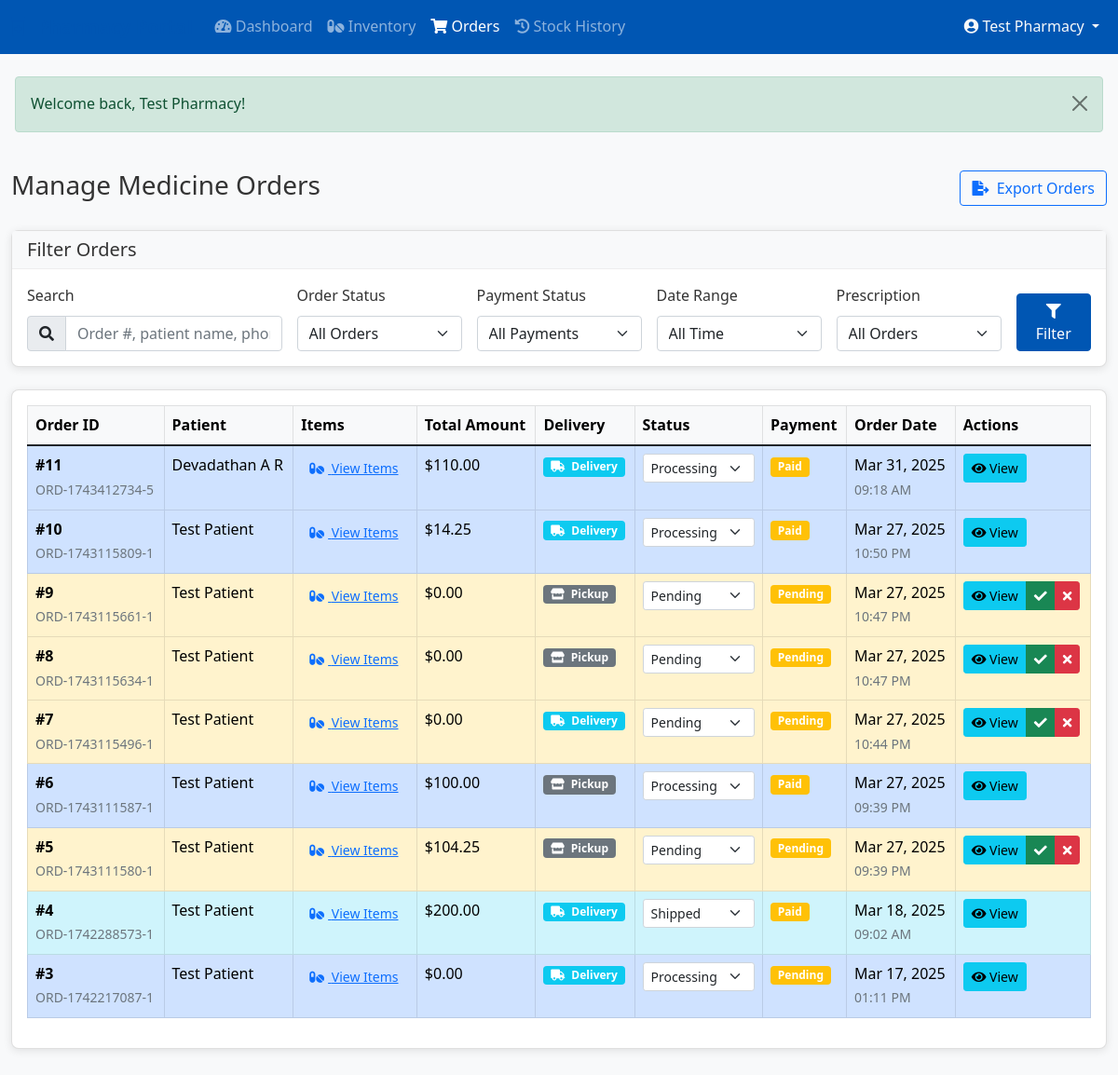
/index.php?module=service&controller=ServiceController&action=pharmacy_orders (signed in), run on the app's committed database.
### tables this page shows
CREATE TABLE IF NOT EXISTS `medicine_orders` (
  `id` int NOT NULL AUTO_INCREMENT,
  `patient_id` int NOT NULL,
  `pharmacy_id` int NOT NULL,
  `prescription_id` int DEFAULT NULL,
  `order_number` varchar(50) DEFAULT NULL,
  `total_amount` decimal(10,2) NOT NULL,
  `payment_status` enum('pending','paid','failed','refunded') DEFAULT 'pending',
  `order_status` enum('pending','processing','shipped','delivered','cancelled') DEFAULT 'pending',
  `delivery_address` text,
  `notes` text,
  `delivery_notes` text,
  `created_at` timestamp NULL DEFAULT CURRENT_TIMESTAMP,
  `updated_at` timestamp NULL DEFAULT CURRENT_TIMESTAMP ON UPDATE CURRENT_TIMESTAMP,
  PRIMARY KEY (`id`),
  UNIQUE KEY `order_number` (`order_number`),
  KEY `patient_id` (`patient_id`),
  KEY `prescription_id` (`prescription_id`),
  KEY `idx_pharmacy_order_status` (`pharmacy_id`,`order_status`)
);

CREATE TABLE IF NOT EXISTS `patients` (
  `id` int NOT NULL AUTO_INCREMENT,
  `user_id` int NOT NULL,
  `name` varchar(255) NOT NULL,
  `email` varchar(255) NOT NULL,
  `phone` varchar(20) DEFAULT NULL,
  `dob` date DEFAULT NULL,
  `gender` enum('male','female','other') DEFAULT NULL,
  `blood_group` varchar(5) DEFAULT NULL,
  `emergency_contact` varchar(255) DEFAULT NULL,
  `address` text,
  `medical_history` text,
  `created_at` timestamp NULL DEFAULT CURRENT_TIMESTAMP,
  `updated_at` timestamp NULL DEFAULT CURRENT_TIMESTAMP ON UPDATE CURRENT_TIMESTAMP,
  `profile_image` varchar(255) DEFAULT NULL,
  PRIMARY KEY (`id`),
  UNIQUE KEY `user_id` (`user_id`),
  UNIQUE KEY `email` (`email`)
);

### modules/service/views/pharmacy/orders.php (the view, shortened to what the rows shown need)
<!DOCTYPE html>
<html lang="en">
<head>
    <link href="https://cdn.jsdelivr.net/npm/bootstrap@5.1.3/dist/css/bootstrap.min.css" rel="stylesheet">
    <link href="https://cdnjs.cloudflare.com/ajax/libs/font-awesome/5.15.4/css/all.min.css" rel="stylesheet">
    <link href="<?php echo SITE_URL; ?>assets/css/style.css" rel="stylesheet">
</head>
<body>
<div class="container-fluid py-4">
    <div class="row">
        <div class="col-12">
            <div class="d-flex justify-content-between align-items-center mb-4">
                    <h1 class="h3">Manage Medicine Orders</h1>
            </div>
            <div class="card">
                <div class="card-body">
                    <div class="table-responsive">
                        <table class="table table-bordered table-hover">
                                <thead class="table-light">
                                    <tr>
                                    <th>Order ID</th>
                                    <th>Patient</th>
                                    <th>Items</th>
                                    <th>Total Amount</th>
                                        <th>Delivery</th>
                                    <th>Status</th>
                                        <th>Payment</th>
                                    <th>Order Date</th>
                                    <th>Actions</th>
                                </tr>
                            </thead>
                            <tbody>
                                <?php if (!empty($orders)): ?>
                                    <?php foreach ($orders as $order): ?>
                                            <tr class="<?php echo $this->getOrderRowClass($order['order_status']); ?>">
                                                <td>
                                                    <strong>#<?php echo htmlspecialchars($order['id']); ?></strong>
                                                    <?php if ($order['order_number']): ?>
                                                        <br><small class="text-muted"><?php echo htmlspecialchars($order['order_number']); ?></small>
                                                    <?php endif; ?>
                                                </td>
                                                <td>
                                                    <?php echo htmlspecialchars($order['patient_name']); ?>
                                                </td>
                                            <td>
                                                <button type="button" class="btn btn-sm btn-link"
                                                        onclick="viewOrderItems(<?php echo $order['id']; ?>)">
                                                        <i class="fas fa-pills me-1"></i> View Items
                                                </button>
                                            </td>
                                            <td>$<?php echo number_format($order['total_amount'], 2); ?></td>
                                            <td>
                                                    <?php if (!empty($order['delivery_address'])): ?>
                                                        <span class="badge bg-info">
                                                            <i class="fas fa-truck me-1"></i> Delivery
                                                        </span>
                                                <?php else: ?>
                                                        <span class="badge bg-secondary">
                                                            <i class="fas fa-store me-1"></i> Pickup
                                                        </span>
                                                <?php endif; ?>
                                            </td>
                                            <td>
                                                <select class="form-select form-select-sm status-select"
                                                        onchange="updateOrderStatus(<?php echo $order['id']; ?>, this.value)"
                                                        <?php echo $order['order_status'] === 'cancelled' ? 'disabled' : ''; ?>>
                                                    <option value="pending" <?php echo $order['order_status'] === 'pending' ? 'selected' : ''; ?>>Pending</option>
                                                    <option value="processing" <?php echo $order['order_status'] === 'processing' ? 'selected' : ''; ?>>Processing</option>
                                                    <option value="shipped" <?php echo $order['order_status'] === 'shipped' ? 'selected' : ''; ?>>Shipped</option>
                                                </select>
                                            </td>
                                                <td>
                                                    <span class="badge bg-<?php echo $order['payment_status'] === 'completed' ? 'success' : 'warning'; ?>">
                                                        <?php echo ucfirst($order['payment_status']); ?>
                                                    </span>
                                                </td>
                                                <td>
                                                    <?php
                                                        echo date('M d, Y', strtotime($order['created_at']));
                                                        echo '<br><small class="text-muted">' . date('h:i A', strtotime($order['created_at'])) . '</small>';
                                                    ?>
                                                </td>
                                            <td>
                                                <div class="btn-group">
                                                    <a href="index.php?module=service&action=pharmacy_order_details&id=<?php echo $order['id']; ?>"
                                                       class="btn btn-sm btn-info">
                                                        <i class="fas fa-eye"></i> View
                                                    </a>
                                                    <?php if ($order['order_status'] === 'pending'): ?>
                                                            <button type="button" class="btn btn-sm btn-success"
                                                                    onclick="updateOrderStatus(<?php echo $order['id']; ?>, 'processing')">
                                                                <i class="fas fa-check"></i>
                                                            </button>
                                                        <button type="button" class="btn btn-sm btn-danger"
                                                                    onclick="if(confirm('Are you sure you want to cancel this order?')) updateOrderStatus(<?php echo $order['id']; ?>, 'cancelled')">
                                                            <i class="fas fa-times"></i>
                                                        </button>
                                                    <?php endif; ?>
                                                </div>
                                            </td>
                                        </tr>
                                    <?php endforeach; ?>
                                <?php else: ?>
                                    <tr>
                                            <td colspan="<?php echo ($current_status === 'pending') ? '10' : '9'; ?>" class="text-center">No orders found</td>
                                    </tr>
                                <?php endif; ?>
                            </tbody>
                        </table>
                    </div>
                </div>
            </div>
        </div>
    </div>
</div>
</body>
</html>

### data on the page
medicine_orders: id "11", order_number "ORD-1743412734-5", patient.name "Devadathan A R", total_amount "110.00", shows "Delivery", order_status+id "Processing", payment_status "Paid", created_at "Mar 31, 2025", created_at "09:18 AM"
medicine_orders: id "10", order_number "ORD-1743115809-1", patient.name "Test Patient", total_amount "14.25", delivery_address "Delivery", order_status+id "Processing", payment_status "Paid", created_at "Mar 27, 2025", created_at "10:50 PM"
medicine_orders: id "9", order_number "ORD-1743115661-1", patient.name "Test Patient", total_amount "0.00", shows "Pickup", order_status+id "Pending", payment_status "Pending", created_at "Mar 27, 2025", created_at "10:47 PM"
medicine_orders: id "8", order_number "ORD-1743115634-1", patient.name "Test Patient", total_amount "0.00", shows "Pickup", order_status+id "Pending", payment_status "Pending", created_at "Mar 27, 2025", created_at "10:47 PM"
medicine_orders: id "7", order_number "ORD-1743115496-1", patient.name "Test Patient", total_amount "0.00", shows "Delivery", order_status+id "Pending", payment_status "Pending", created_at "Mar 27, 2025", created_at "10:44 PM"
medicine_orders: id "6", order_number "ORD-1743111587-1", patient.name "Test Patient", total_amount "100.00", shows "Pickup", order_status+id "Processing", payment_status "Paid", created_at "Mar 27, 2025", created_at "09:39 PM"
medicine_orders: id "5", order_number "ORD-1743111580-1", patient.name "Test Patient", total_amount "104.25", shows "Pickup", order_status+id "Pending", payment_status "Pending", created_at "Mar 27, 2025", created_at "09:39 PM"
medicine_orders: id "4", order_number "ORD-1742288573-1", patient.name "Test Patient", total_amount "200.00", shows "Delivery", order_status+id "Shipped", payment_status "Paid", created_at "Mar 18, 2025", created_at "09:02 AM"
medicine_orders: id "3", order_number "ORD-1742217087-1", patient.name "Test Patient", total_amount "0.00", shows "Delivery", order_status+id "Processing", payment_status "Pending", created_at "Mar 17, 2025", created_at "01:11 PM"

### other printed values
$_SESSION['name'] "Test Pharmacy"
$_SESSION['success'] "Welcome back, Test Pharmacy!"
